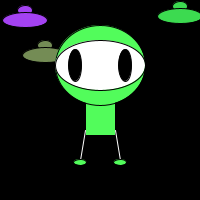
Frame 1 (no input)
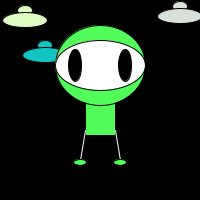
Frame 60 (the mouse pressed at the canvas centre just before this capture)
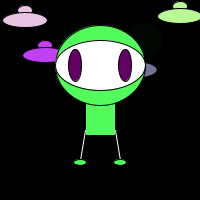
Frame 120 (the mouse held since frame 60 and released just before this capture)

The Processing sketch that drew these frames (run headless with seeded random() and noise(); from frame 60 on, the mouse is pressed at the canvas centre):

// Processing sketch: processing_8580
// ── processing_8580.pde

float x = 100;
float y = 100;
float w = 60;
float h = 60;
float shipSize = 16;

float shipR;
float shipG;
float shipB;


// dots
float r;
float g;
float b;
float a;

float diam;
float dotsx;
float dotsy;



//leaves
int[] xPos = {25, 180, 45};
int[] yPos = {20, 16, 55}; 
boolean[] clicked = {false, false, false};



void setup () {
size(200,200);
smooth();
}



void draw () {
  background(0);
  
  //leaves
 for (int i=0; i<xPos.length;i++) {
  if ((clicked[i]==true) && (yPos[i]<200)) {
   yPos[i]++;
  }
  
  
  shipR = random(255);
  shipG = random(255);
  shipB = random(255);
  fill(shipR,shipG,shipB);  
  
  ellipse(xPos[i],yPos[i]-10,15,10);
  ellipse(xPos[i],yPos[i],45,15);
  
  
  
  
  
  
    
  



 }
 
 if(mousePressed == true) {
  r = random(255);
  g = random(255);
  b = random(255);
  a = random(255);
  diam = random(40);
  x = random(width);
  y = random(height);
  
  // Use values to draw an ellipse
  noStroke();
  fill(r,g,b,a);
  ellipse(x,y,diam,diam);
 
 
   shipR = random(255);
  shipG = random(255);
  shipB = random(255);
  fill(shipR,shipG,shipB);
  ellipse(x-w/3+7,y+h/2-10,shipSize,shipSize);
  ellipse(x-w/5,y+h/2,shipSize*3,shipSize);
 
}
 
 
 
// Body
stroke(0);
fill(82,252,91);
rect(85,70,30,65);


  fill(frameCount / 2);
// Head
stroke(0);
fill(82,252,91);

ellipse(100,65,90,80); 
fill(255);
ellipse(100,65,90,50); 

// Eyes
fill(mouseX,0,mouseY); 
ellipse(75,65,13,32); 
ellipse(125,65,13,32);


// Legs
// pointa-x,pointa-y,pointb-x,pointb-y)
stroke(255);
fill(255);
line(85,130,80,160);
line(115,130,120,160);		

// feet
stroke(0);
fill(82,252,91);
ellipse(80,162,13,6); 
ellipse(120,162,13,6);

}





void mousePressed () {
   for (int i=0; i<xPos.length;i++) {
     if ((mouseX > xPos[i]-5) && (mouseX < xPos[i]+5)&&(mouseY > yPos[i]-5) && (mouseY < yPos[i]+5)) {
       clicked[i] = true;
     }    
   }
   
}
